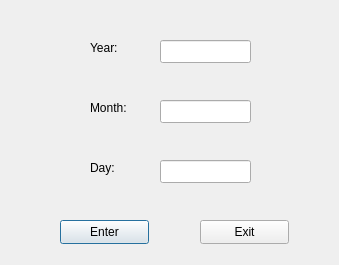
<?xml version="1.0" encoding="UTF-8"?>
<ui version="4.0">
 <class>Dialog</class>
 <widget class="QDialog" name="Dialog">
  <property name="geometry">
   <rect>
    <x>0</x>
    <y>0</y>
    <width>339</width>
    <height>265</height>
   </rect>
  </property>
  <property name="minimumSize">
   <size>
    <width>339</width>
    <height>265</height>
   </size>
  </property>
  <property name="maximumSize">
   <size>
    <width>339</width>
    <height>265</height>
   </size>
  </property>
  <property name="windowTitle">
   <string>SetTime</string>
  </property>
  <widget class="QPushButton" name="pushButton">
   <property name="geometry">
    <rect>
     <x>60</x>
     <y>220</y>
     <width>89</width>
     <height>24</height>
    </rect>
   </property>
   <property name="text">
    <string>Enter</string>
   </property>
  </widget>
  <widget class="QLabel" name="label">
   <property name="geometry">
    <rect>
     <x>90</x>
     <y>40</y>
     <width>72</width>
     <height>15</height>
    </rect>
   </property>
   <property name="text">
    <string>Year:</string>
   </property>
  </widget>
  <widget class="QLabel" name="label_2">
   <property name="geometry">
    <rect>
     <x>90</x>
     <y>100</y>
     <width>72</width>
     <height>15</height>
    </rect>
   </property>
   <property name="text">
    <string>Month:</string>
   </property>
  </widget>
  <widget class="QLabel" name="label_3">
   <property name="geometry">
    <rect>
     <x>90</x>
     <y>160</y>
     <width>72</width>
     <height>15</height>
    </rect>
   </property>
   <property name="text">
    <string>Day:</string>
   </property>
  </widget>
  <widget class="QLineEdit" name="lineEdit">
   <property name="geometry">
    <rect>
     <x>160</x>
     <y>40</y>
     <width>91</width>
     <height>23</height>
    </rect>
   </property>
  </widget>
  <widget class="QLineEdit" name="lineEdit_2">
   <property name="geometry">
    <rect>
     <x>160</x>
     <y>100</y>
     <width>91</width>
     <height>23</height>
    </rect>
   </property>
  </widget>
  <widget class="QLineEdit" name="lineEdit_3">
   <property name="geometry">
    <rect>
     <x>160</x>
     <y>160</y>
     <width>91</width>
     <height>23</height>
    </rect>
   </property>
  </widget>
  <widget class="QPushButton" name="pushButton_2">
   <property name="geometry">
    <rect>
     <x>200</x>
     <y>220</y>
     <width>89</width>
     <height>24</height>
    </rect>
   </property>
   <property name="minimumSize">
    <size>
     <width>89</width>
     <height>24</height>
    </size>
   </property>
   <property name="maximumSize">
    <size>
     <width>89</width>
     <height>24</height>
    </size>
   </property>
   <property name="text">
    <string>Exit</string>
   </property>
  </widget>
 </widget>
 <resources/>
 <connections/>
</ui>
